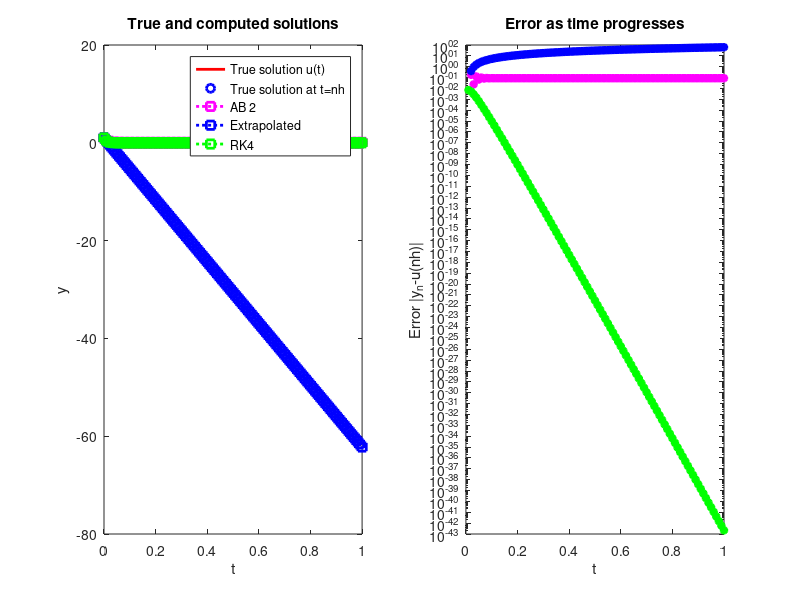

MATLAB code to generate this figure:
clear all
%
%%%Examp
%%%Example6.m examines stability of linear multistep methods. We consider
% u'=ku,
% and u(0)=u_0. 
% The user specifies u_0, the constant k, number of time steps N
% and final time T. Final time is T=Nh.
% The output is a graph of the true solution u(t) = u_0 exp(kt), and the
% computed approximations y_n at times nh,n=0,1,2.....
% We also plot the errors at these time steps.
%% User inputs 
k=-100; % the constant in u'=ku
f=@(t,y)(k*y);

u0=1; % the initial data at t=0
T=1; % final time
dt=0.01;% number of time steps
N=T/dt; % time step size
%% Initialization
t=[0:dt:T];% creating a vector of times t_n = nh
y=zeros(N+1,1);% initializing a vector of approximations y_n
y(1)=u0; % NOTE: in Matlab, vector indices start at 1.

plot(t,exp(t),'r','LineWidth',2)

%%  A second-order accurate LMM method (method X) applied to IVP'
y(2)=exp(k*dt); % starting value Y^1
for n=2:N
    y(n+1)=-4*y(n)+5*y(n-1)+dt*( f(t(n),y(n)) + 2*f(t(n-1),y(n-1)) );
end;
y_new=y;

%% AB 2nd order

y(2)=exp(k*dt); % starting value Y^1
for n=2:N
    y(n+1)=y(n)+3/2*dt*( f(t(n),y(n)))  - (dt/2)*f(t(n-1),y(n-1)) ;
end;
y_ab=y;

%%Extrapolation from known data
y(2)=exp(k*dt); % starting value Y^1
for n=2:N
    y(n+1)=2*y(n)-y(n-1) ;
end;
y_ex=y;

%% RK4. Multistage, 4th order.
Y_RK(1)=y(1);
for n=1:N
    k1=dt*f(t(n),Y_RK(n));
    k2=dt*f(t(n)+dt/2,Y_RK(n)+k1/2);
    k3=dt*f(t(n)+dt/2,Y_RK(n)+k2/2);
    k4=dt*f(t(n)+dt,Y_RK(n)+k3);
    Y_RK(n+1)=Y_RK(n)+(k1+2*k2+2*k3+k4)/6;
end;

%% Plots
% we first plot the true solution, and explicitly mark the solution at the
% times t_n:
s=linspace(0,T,1e6); utrue=u0*exp(k*s);utruepoints=u0*exp(k*t);
figure(1), clf,

subplot(1,2,1), 
plot(s,utrue,'r','LineWidth',2'),hold on
xlabel('t'),ylabel('y')
plot(t,utruepoints,'bo','LineWidth',2'),
%%

% Next we overlay the approximated solution, and join the points by
% straight line segments
%plot(t,y_new,'ks:','LineWidth',2'),
plot(t,y_ab,'ms:','LineWidth',2'),
plot(t,y_ex,'bs:','LineWidth',2'),
plot(t,Y_RK,'gs:','LineWidth',2'),
legend('True solution u(t)','True solution at t=nh','AB 2','Extrapolated','RK4','Location','Best')
title('True and computed solutions')

% We next plot the errors
subplot(1,2,2),clc
%semilogy(t,abs(y_new'-utruepoints),'k*','LineWidth',2), hold on,
semilogy(t,abs(y_ab'-utruepoints),'m*','LineWidth',2),hold on,
semilogy(t,abs(y_ex'-utruepoints),'b*','LineWidth',2)
semilogy(t,abs(Y_RK-utruepoints),'g*','LineWidth',2)


xlabel('t'), ylabel('Error |y_n-u(nh)|')
title('Error as time progresses')
